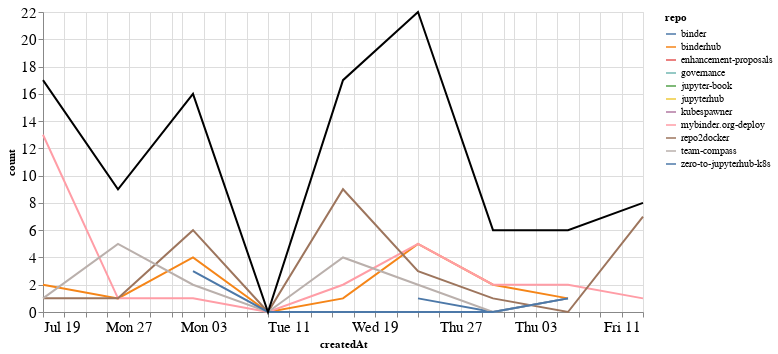

Write notebook code for a chart like this one.
### Markdown cell above
## Comments

### Code cell
comments_time = comments.groupby('repo').resample('W', on='createdAt').count()['author'].reset_index()
comments_time = comments_time.rename(columns={'author': 'count'})
comments_time_total = comments_time.groupby('createdAt').agg({"count": "sum"}).reset_index()
ch1 = alt.Chart(comments_time, width=600).mark_line().encode(
    x='createdAt',
    y='count',
    color='repo',
    tooltip="repo"
)

ch2 = alt.Chart(comments_time_total, width=600).mark_line(color="black").encode(
    x='createdAt',
    y='count',
)

ch1 + ch2

### Figure 1 — Vega-Lite specification as saved in the notebook (floating-point values rounded to 4 significant figures)
{"config": {"axisLeft": {"labelFontSize": 15}, "axisBottom": {"labelFontSize": 15}}, "layer": [{"data": {"name": "data-268a0ba248d6203b6ca8520fed91757a"}, "mark": "line", "encoding": {"color": {"type": "nominal", "field": "repo"}, "tooltip": {"type": "nominal", "field": "repo"}, "x": {"type": "temporal", "field": "createdAt"}, "y": {"type": "quantitative", "field": "count"}}, "width": 600}, {"data": {"name": "data-d175a34be3a0f42eee88a8538b3574c2"}, "mark": {"type": "line", "color": "black"}, "encoding": {"x": {"type": "temporal", "field": "createdAt"}, "y": {"type": "quantitative", "field": "count"}}, "width": 600}], "$schema": "https://vega.github.io/schema/vega-lite/v4.8.1.json", "datasets": {"data-268a0ba248d6203b6ca8520fed91757a": [{"repo": "binder", "createdAt": "2020-08-23T00:00:00", "count": 1}, {"repo": "binder", "createdAt": "2020-08-30T00:00:00", "count": 0}, {"repo": "binder", "createdAt": "2020-09-06T00:00:00", "count": 1}, {"repo": "binderhub", "createdAt": "2020-07-19T00:00:00", "count": 2}, {"repo": "binderhub", "createdAt": "2020-07-26T00:00:00", "count": 1}, {"repo": "binderhub", "createdAt": "2020-08-02T00:00:00", "count": 4}, {"repo": "binderhub", "createdAt": "2020-08-09T00:00:00", "count": 0}, {"repo": "binderhub", "createdAt": "2020-08-16T00:00:00", "count": 1}, {"repo": "binderhub", "createdAt": "2020-08-23T00:00:00", "count": 5}, {"repo": "binderhub", "createdAt": "2020-08-30T00:00:00", "count": 2}, {"repo": "binderhub", "createdAt": "2020-09-06T00:00:00", "count": 1}, {"repo": "enhancement-proposals", "createdAt": "2020-08-16T00:00:00", "count": 1}, {"repo": "governance", "createdAt": "2020-08-23T00:00:00", "count": 2}, {"repo": "jupyter-book", "createdAt": "2020-08-30T00:00:00", "count": 1}, {"repo": "jupyterhub", "createdAt": "2020-08-23T00:00:00", "count": 4}, {"repo": "kubespawner", "createdAt": "2020-07-26T00:00:00", "count": 1}, {"repo": "mybinder.org-deploy", "createdAt": "2020-07-19T00:00:00", "count": 13}, {"repo": "mybinder.org-deploy", "createdAt": "2020-07-26T00:00:00", "count": 1}, {"repo": "mybinder.org-deploy", "createdAt": "2020-08-02T00:00:00", "count": 1}, {"repo": "mybinder.org-deploy", "createdAt": "2020-08-09T00:00:00", "count": 0}, {"repo": "mybinder.org-deploy", "createdAt": "2020-08-16T00:00:00", "count": 2}, {"repo": "mybinder.org-deploy", "createdAt": "2020-08-23T00:00:00", "count": 5}, {"repo": "mybinder.org-deploy", "createdAt": "2020-08-30T00:00:00", "count": 2}, {"repo": "mybinder.org-deploy", "createdAt": "2020-09-06T00:00:00", "count": 2}, {"repo": "mybinder.org-deploy", "createdAt": "2020-09-13T00:00:00", "count": 1}, {"repo": "repo2docker", "createdAt": "2020-07-19T00:00:00", "count": 1}, {"repo": "repo2docker", "createdAt": "2020-07-26T00:00:00", "count": 1}, {"repo": "repo2docker", "createdAt": "2020-08-02T00:00:00", "count": 6}, {"repo": "repo2docker", "createdAt": "2020-08-09T00:00:00", "count": 0}, {"repo": "repo2docker", "createdAt": "2020-08-16T00:00:00", "count": 9}, {"repo": "repo2docker", "createdAt": "2020-08-23T00:00:00", "count": 3}, {"repo": "repo2docker", "createdAt": "2020-08-30T00:00:00", "count": 1}, {"repo": "repo2docker", "createdAt": "2020-09-06T00:00:00", "count": 0}, {"repo": "repo2docker", "createdAt": "2020-09-13T00:00:00", "count": 7}, {"repo": "team-compass", "createdAt": "2020-07-19T00:00:00", "count": 1}, {"repo": "team-compass", "createdAt": "2020-07-26T00:00:00", "count": 5}, {"repo": "team-compass", "createdAt": "2020-08-02T00:00:00", "count": 2}, {"repo": "team-compass", "createdAt": "2020-08-09T00:00:00", "count": 0}, {"repo": "team-compass", "createdAt": "2020-08-16T00:00:00", "count": 4}, {"repo": "team-compass", "createdAt": "2020-08-23T00:00:00", "count": 2}, {"repo": "team-compass", "createdAt": "2020-08-30T00:00:00", "count": 0}, {"repo": "team-compass", "createdAt": "2020-09-06T00:00:00", "count": 1}, {"repo": "zero-to-jupyterhub-k8s", "createdAt": "2020-08-02T00:00:00", "count": 3}, {"repo": "zero-to-jupyterhub-k8s", "createdAt": "2020-08-09T00:00:00", "count": 0}, {"repo": "zero-to-jupyterhub-k8s", "createdAt": "2020-08-16T00:00:00", "count": 0}, {"repo": "zero-to-jupyterhub-k8s", "createdAt": "2020-08-23T00:00:00", "count": 0}, {"repo": "zero-to-jupyterhub-k8s", "createdAt": "2020-08-30T00:00:00", "count": 0}, {"repo": "zero-to-jupyterhub-k8s", "createdAt": "2020-09-06T00:00:00", "count": 1}], "data-d175a34be3a0f42eee88a8538b3574c2": [{"createdAt": "2020-07-19T00:00:00", "count": 17}, {"createdAt": "2020-07-26T00:00:00", "count": 9}, {"createdAt": "2020-08-02T00:00:00", "count": 16}, {"createdAt": "2020-08-09T00:00:00", "count": 0}, {"createdAt": "2020-08-16T00:00:00", "count": 17}, {"createdAt": "2020-08-23T00:00:00", "count": 22}, {"createdAt": "2020-08-30T00:00:00", "count": 6}, {"createdAt": "2020-09-06T00:00:00", "count": 6}, {"createdAt": "2020-09-13T00:00:00", "count": 8}]}}
